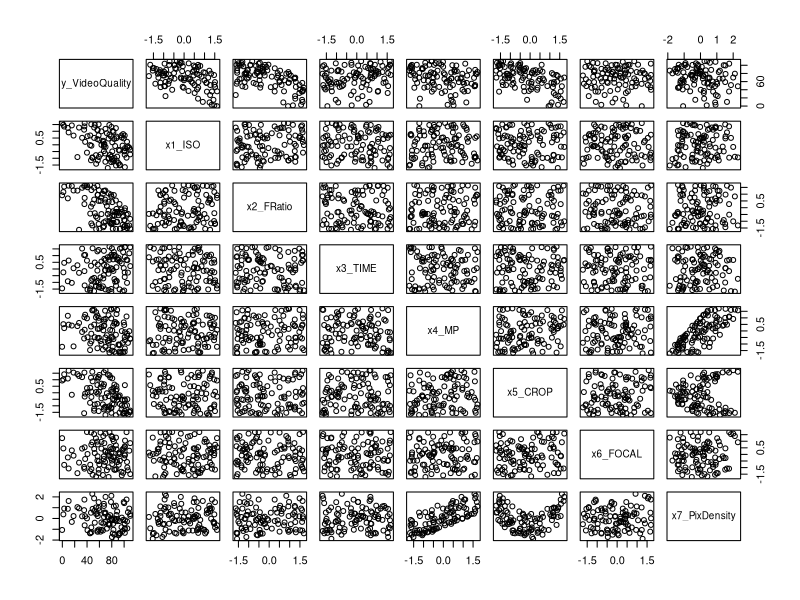
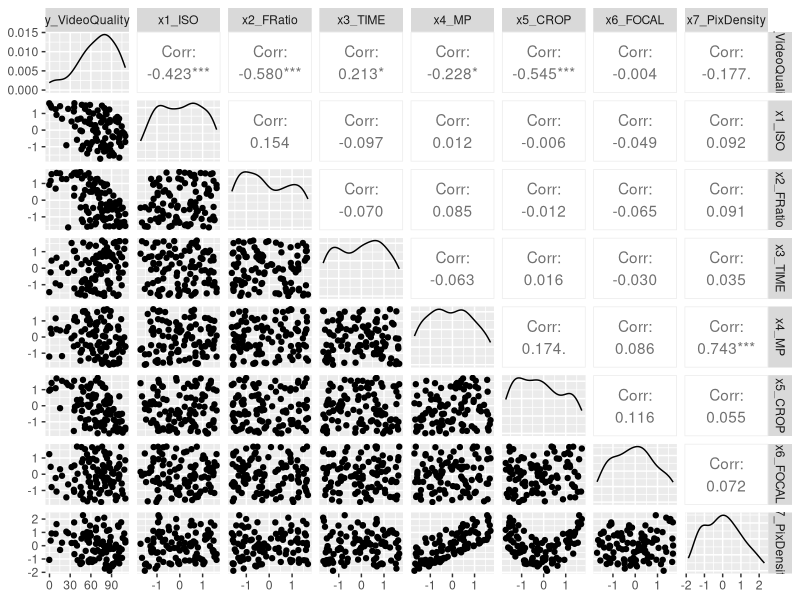
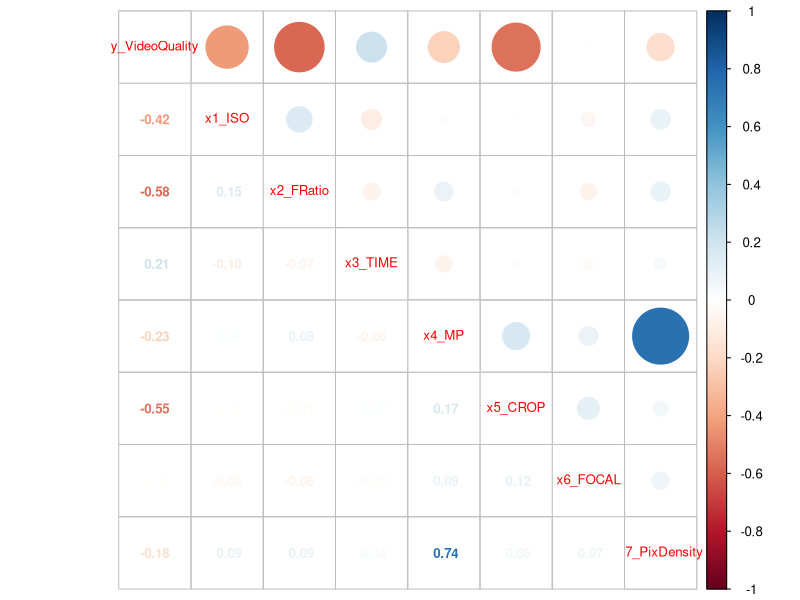

Recreate these plots in R, in order.
# ------------------------------------------------------------------------------
# Progetto finale del corso di Statistica Applicata - A.A. 2024/25
# Gruppo #5 - Corrado Giachetta, Francesco Peluso, Gerardo Selce, Anuar Zouhri
#
# Università degli Studi di Salerno - DIEM
# Dipartimento di Ingegneria dell'Informazione, Elettrica e Matematica Applicata
# ------------------------------------------------------------------------------

# Impostazione path cartella progetto (N.B. cambia a seconda di chi usa il file)
setwd('~/GitHub Repos/AppliedStatistics-Project')     # path Francesco
#setwd('')     # path Corrado
#setwd('')     # path Anuar
#setwd('')     # path Gerardo

# ------------------------------------------------------------------------------

# Lettura del dataset da file CSV
data = read.csv('./dataset.csv');

# Scatterplot delle correlazioni tra le coppie di variabili
plot(data);

library(ggplot2)
library("GGally")

ggpairs(data)

library("corrplot")
corrplot.mixed(cor(data),number.cex=0.8,tl.cex=0.8)

lin_mod_all=lm(y_VideoQuality ~ ., data=data)
summary(lin_mod_all)

step_lin=step(lin_mod_all, trace = 1, data=data)
summary(step_lin)
